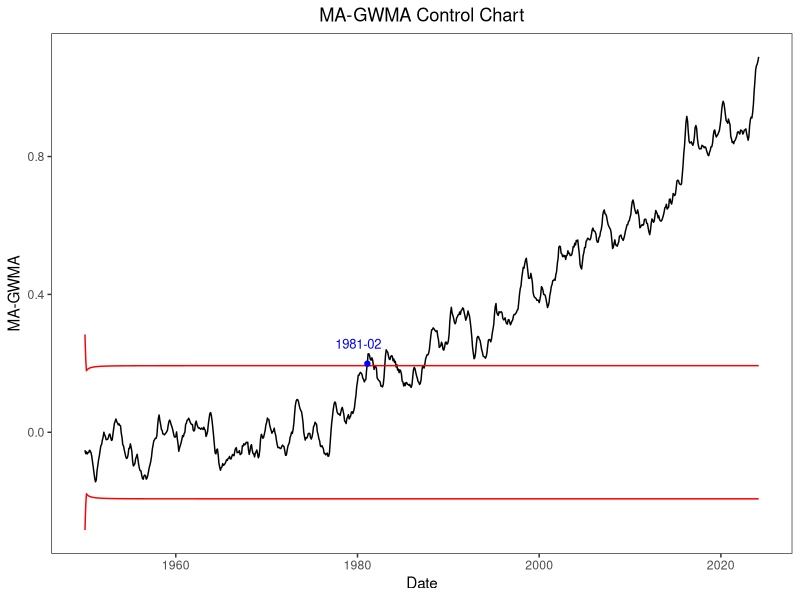

Here is the R script that generated this plot:
library(readr)
Global <- read_csv("Global.csv")
Global <- Global[841:nrow(Global),]

month_map <- c("Jan" = 1, "Feb" = 2, "Mar" = 3, "Apr" = 4, "May" = 5, "Jun" = 6, 
               "Jul" = 7, "Aug" = 8, "Sep" = 9, "Oct" = 10, "Nov" = 11, "Dec" = 12)

Global$Month <- month_map[Global$Month]

Global$Date <- as.Date(paste(Global$Year, Global$Month, "1", sep = "-"))

x = Global$value
mu = 0
sigma=sd(x)
n=length(x)
q=0.8
alpha=0.5
window=3
L=3.826

wt=vj=c()
for(i in 1:n){ wt[i] = q^((i-1)^alpha)-q^(i^alpha) }
for(j in 1:n){
  if(j >= window){
    vj[j] = sum(wt[1:j]*wt[1:j])*(sigma^2) / window
  }
  else{
    vj[j] = sum(wt[1:j]*wt[1:j])*(sigma^2) / j 
  }
}

ma_gwma=ucl=lcl=y=c()
for(j in 1:n){
  zsum = sum(wt[1:j]*x[j:1]) + mu*(q^(j^alpha))
  y = c(y, zsum)
  if(j < window){
    ma = mean(y[1:j])
  }
  else{
    ma = mean(y[(j-window+1):j])
  }
  ma_gwma[j]=ma
  ucl[j]=mu+L*sqrt(vj[j])
  lcl[j]=mu-L*sqrt(vj[j])
}

exceed_indices <- which(ma_gwma > ucl)[1]
print(exceed_indices)

library(ggplot2)

ma_gwma_df <- data.frame(Date = Global$Date, MA_GWMA=ma_gwma, UCL = ucl, LCL = lcl)

ggplot(ma_gwma_df, aes(x = Date)) +
  geom_line(aes(y = MA_GWMA), color = "black") +
  geom_line(aes(y = UCL), color = "red", linetype = "solid") +
  geom_line(aes(y = LCL), color = "red", linetype = "solid") +
  labs(x = "Date", y = "MA-GWMA", title = "MA-GWMA Control Chart") +
  theme_bw() + 
  theme(panel.grid=element_blank())+
  theme(plot.title = element_text(hjust = 0.5))+
  geom_text(data = ma_gwma_df[exceed_indices, ], aes(x = Date, y = MA_GWMA, label = format(Date, "%Y-%m")), vjust = -1.5,hjust=0.7, color = "blue",size=3.3)+
  geom_point(data = ma_gwma_df[exceed_indices, ], aes(x = Date, y = MA_GWMA), color = "blue", size = 1.5)

